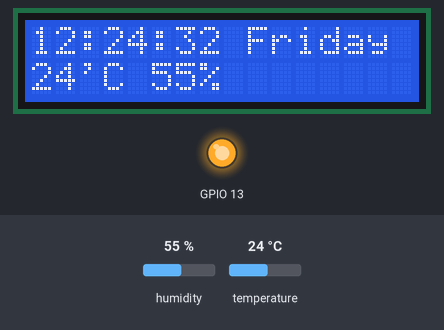
The program below on a simulated ESP8266 (NodeMCU). Parts: 16×2 character LCD, output pins drawn as LEDs (lit = HIGH). The inputs (shaded band) are chosen by the test bench; at power-on: humidity 55 %, temperature 24 °C. WiFi joins after 1.5 s; servers stay silent unless stated; network time is answered at once with the bench clock; the local clock reads 2024-03-15 10:24:30 at power-on unless the program sets it; what the program prints to the serial monitor is not drawn.

Above: at 2.7 s.
2.8 s: humidity set to 22 %
At 4.5 s:
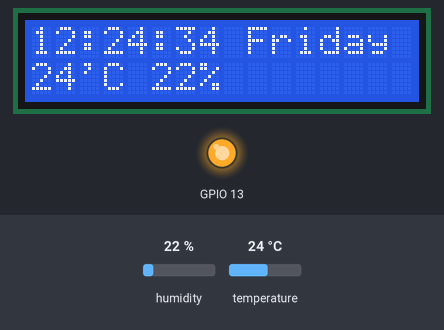
5.6 s: temperature set to 12 °C
At 6.9 s:
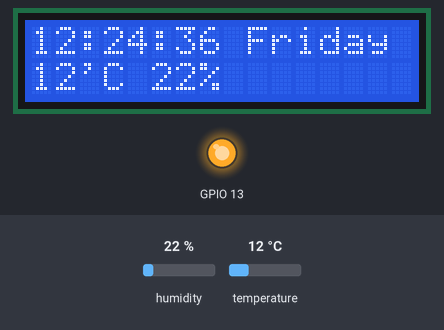
8.4 s: humidity set to 40 %
At 11.9 s:
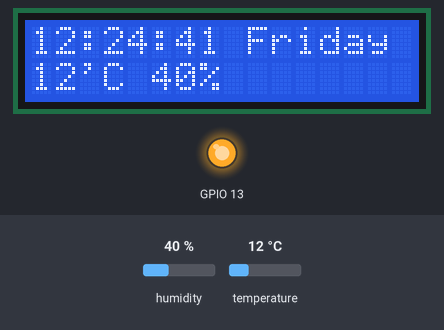
12.5 s: temperature set to 19 °C
At 15.7 s:
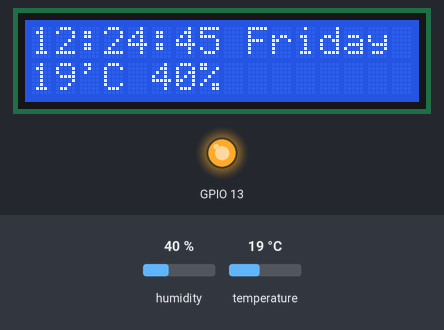
Timing chart, 0 to 17.2 s (numbered marks = the images above; inputs shaded):
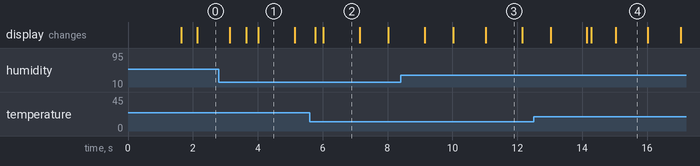

Measured:
- what the display in image 1 shows lasts 1.1 s, from 4.0 s to 5.1 s

The program:

main.cpp
```cpp
#include <NTPClient.h>
#include <ESP8266WiFi.h>
#include <WiFiUdp.h>

#include <LiquidCrystal_I2C.h>
#include "DHT.h"
#include <Arduino.h>

#define DHTPIN 12    // GPIO2 NodeMCU kart üzerinde D4 Pini !
#define DHTTYPE DHT11   // Kullandığımız sensörün tipi DHT 11
#define BLYNK_PRINT Serial


LiquidCrystal_I2C lcd(0x27,16,2);

DHT dht(DHTPIN, DHTTYPE);


const char *ssid     = "wifissid";
const char *password = "wifipassword";

const long utcOffsetInSeconds = 3600;

char daysOfTheWeek[7][12] = {"Sunday", "Monday", "Tuesday", "Wednesday", "Thursday", "Friday", "Saturday"};

// Define NTP Client to get time
WiFiUDP ntpUDP;
NTPClient timeClient(ntpUDP, "pool.ntp.org", utcOffsetInSeconds);

void setup(){


  pinMode(13, OUTPUT);
  digitalWrite(13, HIGH);

  dht.begin();

  lcd.init();
  lcd.backlight();


  Serial.begin(115200);

  WiFi.begin(ssid, password);

  while ( WiFi.status() != WL_CONNECTED ) {
    delay ( 500 );
    Serial.print ( "." );
  }

  timeClient.begin();
}

void loop() {
  int h = dht.readHumidity();
  int t = dht.readTemperature();
  Serial.print("Sicaklik:");
  Serial.println(t);
  Serial.print("Nem: ");
  Serial.println(h);


  timeClient.update();

  Serial.print(daysOfTheWeek[timeClient.getDay()]);
  Serial.print(", ");
  Serial.print(timeClient.getHours()+2);
  Serial.print(":");
  Serial.print(timeClient.getMinutes());
  Serial.print(":");
  Serial.println(timeClient.getSeconds());
  //Serial.println(timeClient.getFormattedTime());

lcd.setCursor(0,0);

if(timeClient.getHours()+2<10){
  lcd.print("0");
}
lcd.print(timeClient.getHours()+2);
lcd.print(":");
if(timeClient.getMinutes()<10){
  lcd.print("0");
}
lcd.print(timeClient.getMinutes());
lcd.print(":");
if(timeClient.getSeconds()<10){
  lcd.print("0");
}
lcd.print(timeClient.getSeconds());
lcd.print(" ");
lcd.print(daysOfTheWeek[timeClient.getDay()]);


  lcd.setCursor(0,1);
  lcd.print(t);
  lcd.print("'C ");
  lcd.setCursor(5,1);
  lcd.print(h);
  lcd.print("%");


  delay(100);
}
```
